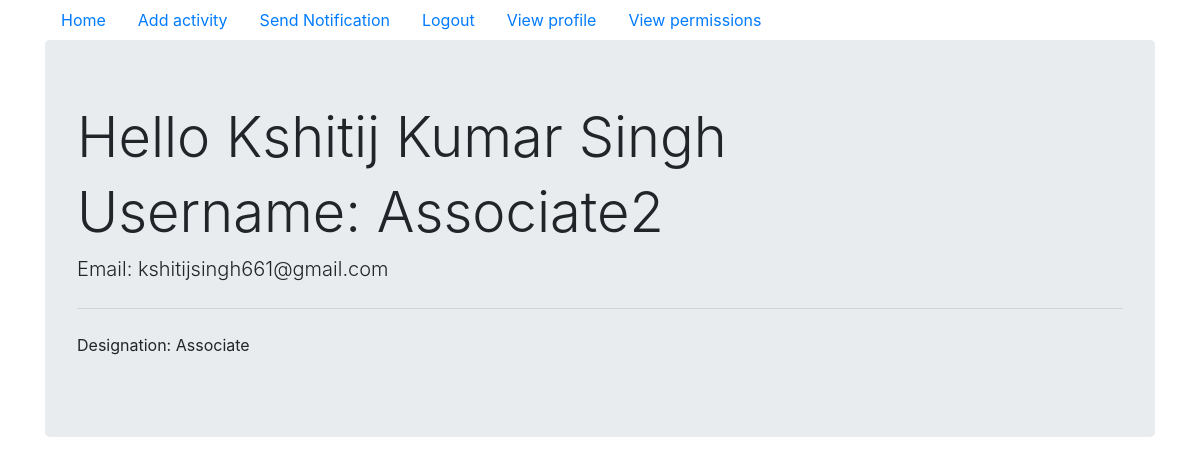
Page /users/view_details (signed in) on the committed database.
### MessageBoardProject/models.py (models this page shows, shortened)
class User(db.Model, UserMixin):
    __tablename__ = 'users'
    id = db.Column(db.Integer, primary_key=True)
    username = db.Column(db.String(20), nullable=False, unique=True, index=True)
    password = db.Column(db.String(128), nullable=False, unique=True, index=True)
    first_name = db.Column(db.String(128), nullable=False, unique=False, index=True)
    last_name = db.Column(db.String(128), nullable=False, unique=False, index=True)
    email = db.Column(db.String(64), nullable=False, unique=True)
    designation= db.Column(db.String(30), nullable=False)
    reports_to_id= db.Column(db.Integer, db.ForeignKey('users.id'))
    reports_to_user = db.relationship('User', remote_side=[id])
    available = db.Column(db.Boolean, nullable=False, default=True)
    associated_project_id = db.Column(db.Integer, db.ForeignKey('projects.project_id'))
    activity = db.relationship('Activities', secondary=activity, backref=db.backref('user', lazy=True))
    notification = db.relationship('Notification', secondary=notification, backref=db.backref('user', lazy=True))

### MessageBoardProject/users/views.py (the view)
@users_blueprint.route('/view_details', methods=['GET','POST'])
@login_required
def view_details():
    if current_user.is_authenticated:
        email = current_user.email
        first_name = current_user.first_name
        last_name = current_user.last_name
        username = current_user.username
        designation = current_user.designation
        return render_template('users/view_details.html', email=email,
                               first_name=first_name,
                               last_name=last_name,
                               username=username,
                               designation=designation)
    else:
        abort(403)

### MessageBoardProject/models.py (called while the page is built)
@login_manager.user_loader
def load_user(user_id):
    return User.query.get(user_id)

### MessageBoardProject/users/templates/users/view_details.html
{% extends 'base.html' %}
{% block content %}
<div class="container">
    <div class="jumbotron">
        <h1 class="display-4">Hello {{first_name}} {{last_name}}</h1>
  <h1 class="display-4">Username: {{username}}</h1>
  <p class="lead">Email: {{email}}</p>
  <hr class="my-4">
  <p>Designation: {{designation}}</p>
</div>
</div>
{% endblock %}

### rows in the picture
User: first_name "Kshitij Kumar", last_name "Singh", username "Associate2", email "kshitijsingh661@gmail.com", designation "Associate"
